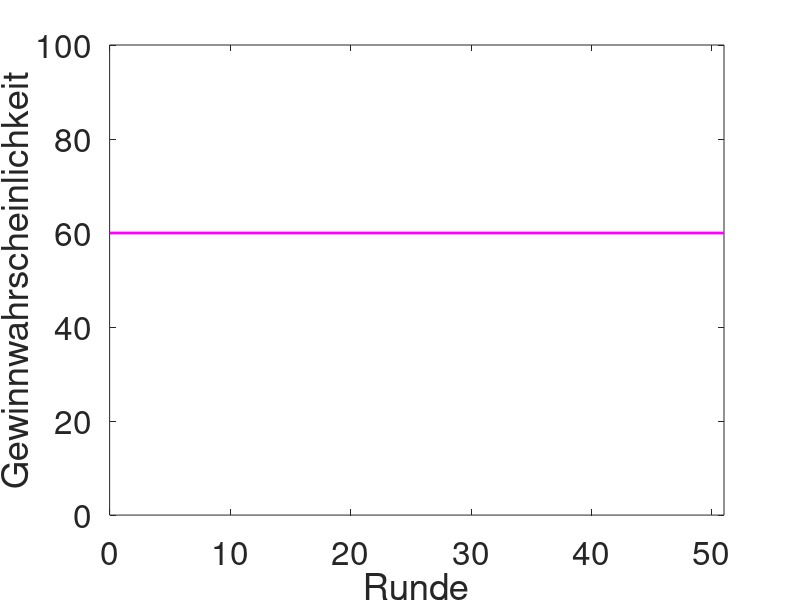

Recreate this plot in MATLAB. (Note: this script raises an error after producing the figure.)
load example
xx=xx*100;
fs=24;

figure(1);
clf;
plot([0 51],[60 60],'m','markersize',20,'linewidth',2);
xlim([0 51]);
ylim([0 100]);
set(gca,'fontsize',fs);
xlabel('Runde');
ylabel('Gewinnwahrscheinlichkeit')
myfig(gcf,'instrfuncs/samplefig0');
print(gcf,'-djpeg99',['instrfuncs/samplefig0.jpg']);


clf;
plot(xx(1,1),'.','markersize',20,'linewidth',2);
xlim([0 51]);
ylim([0 100]);
set(gca,'fontsize',fs);
xlabel('Runde');
ylabel('Gewinnwahrscheinlichkeit')
print(gcf,'-djpeg99',['instrfuncs/samplefig1.jpg']);

clf;
plot(xx(1,1:2),'linewidth',2);
hon
plot(xx(1,1:2),'.','markersize',10,'linewidth',2);
plot(2,xx(1,2),'.','markersize',20,'linewidth',2);
hof
xlim([0 51]);
ylim([0 100]);
set(gca,'fontsize',fs);
xlabel('Runde');
ylabel('Gewinnwahrscheinlichkeit')
print(gcf,'-djpeg99',['instrfuncs/samplefig2.jpg']);

clf;
plot(xx(1,1:4),'linewidth',2);
hon
plot(xx(1,1:4),'.','markersize',10,'linewidth',2);
plot(4,xx(1,4),'.','markersize',20,'linewidth',2);
hof
xlim([0 51]);
ylim([0 100]);
set(gca,'fontsize',fs);
xlabel('Runde');
ylabel('Gewinnwahrscheinlichkeit')
print(gcf,'-djpeg99',['instrfuncs/samplefig3.jpg']);

clf;
plot(xx(1,1:32),'linewidth',2);
hon
plot(xx(1,1:32),'.','markersize',10,'linewidth',2);
plot(32,xx(1,32),'.','markersize',20,'linewidth',2);
hof
xlim([0 51]);
ylim([0 100]);
set(gca,'fontsize',fs);
xlabel('Runde');
ylabel('Gewinnwahrscheinlichkeit')
print(gcf,'-djpeg99',['instrfuncs/samplefig4.jpg']);

r=real(xx(1,1:32)/100>=rand(1,32));
r(r==0)=NaN;
for k=1:32
	plot(xx(1,1:32),'linewidth',2);
	hon
	plot(xx(1,1:32),'.','markersize',10,'linewidth',2);
	plot(1:k,r(1,1:k)*90,'v','color',[.2 .5 .2],'linewidth',2);
	hof
	xlim([0 51]);
	ylim([0 100]);
	set(gca,'fontsize',fs);
	xlabel('Runde');
	ylabel('Gewinnwahrscheinlichkeit')
	print(gcf,'-djpeg99',['instrfuncs/samplefig4_' num2str(k) '.jpg']);
end

clf;
plot(xx(1,1:32),'linewidth',2);
hon
plot(xx(2,1:32),'k','linewidth',2,'linewidth',2);
plot(xx(1,1:32),'.','markersize',10,'linewidth',2);
plot(32,xx(1,32),'.','markersize',20,'linewidth',2);
plot(xx(2,1:32),'k.','markersize',10,'linewidth',2);
plot(32,xx(2,32),'k.','markersize',20,'linewidth',2);
hof
xlim([0 51]);
ylim([0 100]);
set(gca,'fontsize',fs);
xlabel('Runde');
ylabel('Gewinnwahrscheinlichkeit')
print(gcf,'-djpeg99',['instrfuncs/samplefig5.jpg']);

clf;
plot(xx(1,1:51),'linewidth',2);
hon
plot(xx(2,1:51),'k','linewidth',2,'linewidth',2);
plot(xx(1,1:51),'.','markersize',10,'linewidth',2);
plot(51,xx(1,51),'.','markersize',20,'linewidth',2);
plot(xx(2,1:51),'k.','markersize',10,'linewidth',2);
plot(51,xx(2,51),'k.','markersize',20,'linewidth',2);
hof
xlim([0 51]);
ylim([0 100]);
set(gca,'fontsize',fs);
xlabel('Runde');
ylabel('Gewinnwahrscheinlichkeit')
print(gcf,'-djpeg99',['instrfuncs/samplefig6.jpg']);


%%......................... generate some random walks
%dsigma=0.03;
%randomwalk=.15+.7*rand(4,1);
%for t=2:201
%	tmp = randomwalk(:,t-1)+dsigma*randn(4,1);
%	i=tmp<.15; tmp(i) =  .3-tmp(i);
%	i=tmp>.85; tmp(i) = 1.7-tmp(i);
%	randomwalk(:,t)=tmp;
%end
%
%fs=24;
%%subplot(121); plot(100*randomwalk(1:2,:)','k'); xlim([0 200]); ylim([0 100]); set(gca,'fontsize',fs); xlabel('Runde'); ylabel('Gewinnwahrscheinlichkeit')
%subplot(122); plot(100*randomwalk(3:4,:)','k'); xlim([0 200]); ylim([0 100]); set(gca,'fontsize',fs); xlabel('Runde');
%

